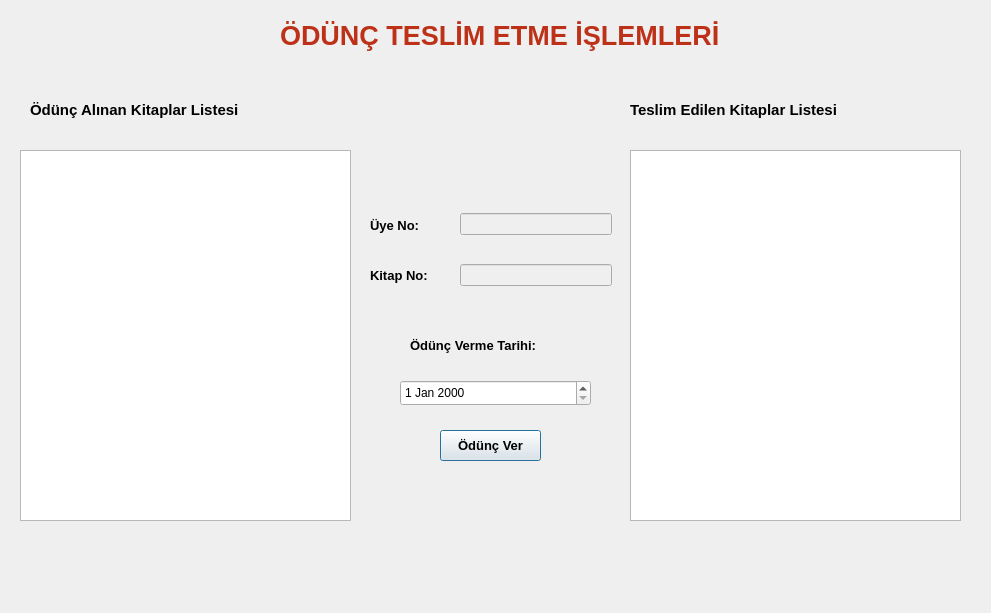
<?xml version="1.0" encoding="UTF-8"?>
<ui version="4.0">
 <class>odunc_teslim</class>
 <widget class="QDialog" name="odunc_teslim">
  <property name="geometry">
   <rect>
    <x>0</x>
    <y>0</y>
    <width>991</width>
    <height>613</height>
   </rect>
  </property>
  <property name="windowTitle">
   <string>Dialog</string>
  </property>
  <widget class="QLabel" name="label">
   <property name="geometry">
    <rect>
     <x>280</x>
     <y>10</y>
     <width>531</width>
     <height>51</height>
    </rect>
   </property>
   <property name="palette">
    <palette>
     <active>
      <colorrole role="WindowText">
       <brush brushstyle="SolidPattern">
        <color alpha="255">
         <red>189</red>
         <green>49</green>
         <blue>24</blue>
        </color>
       </brush>
      </colorrole>
     </active>
     <inactive>
      <colorrole role="WindowText">
       <brush brushstyle="SolidPattern">
        <color alpha="255">
         <red>189</red>
         <green>49</green>
         <blue>24</blue>
        </color>
       </brush>
      </colorrole>
     </inactive>
     <disabled/>
    </palette>
   </property>
   <property name="font">
    <font>
     <pointsize>20</pointsize>
     <bold>true</bold>
    </font>
   </property>
   <property name="text">
    <string>ÖDÜNÇ TESLİM ETME İŞLEMLERİ</string>
   </property>
  </widget>
  <widget class="QLabel" name="label_2">
   <property name="geometry">
    <rect>
     <x>30</x>
     <y>100</y>
     <width>251</width>
     <height>20</height>
    </rect>
   </property>
   <property name="font">
    <font>
     <pointsize>11</pointsize>
     <bold>true</bold>
    </font>
   </property>
   <property name="text">
    <string>Ödünç Alınan Kitaplar Listesi</string>
   </property>
  </widget>
  <widget class="QLabel" name="label_3">
   <property name="geometry">
    <rect>
     <x>630</x>
     <y>100</y>
     <width>251</width>
     <height>20</height>
    </rect>
   </property>
   <property name="font">
    <font>
     <pointsize>11</pointsize>
     <bold>true</bold>
    </font>
   </property>
   <property name="text">
    <string>Teslim Edilen Kitaplar Listesi</string>
   </property>
  </widget>
  <widget class="QTableView" name="odunc_tw">
   <property name="geometry">
    <rect>
     <x>20</x>
     <y>150</y>
     <width>331</width>
     <height>371</height>
    </rect>
   </property>
  </widget>
  <widget class="QLabel" name="label_4">
   <property name="geometry">
    <rect>
     <x>370</x>
     <y>210</y>
     <width>71</width>
     <height>31</height>
    </rect>
   </property>
   <property name="font">
    <font>
     <pointsize>10</pointsize>
     <bold>true</bold>
    </font>
   </property>
   <property name="text">
    <string>Üye No:</string>
   </property>
  </widget>
  <widget class="QLabel" name="label_5">
   <property name="geometry">
    <rect>
     <x>370</x>
     <y>260</y>
     <width>81</width>
     <height>31</height>
    </rect>
   </property>
   <property name="font">
    <font>
     <pointsize>10</pointsize>
     <bold>true</bold>
    </font>
   </property>
   <property name="text">
    <string>Kitap No:</string>
   </property>
  </widget>
  <widget class="QLabel" name="label_6">
   <property name="geometry">
    <rect>
     <x>410</x>
     <y>330</y>
     <width>171</width>
     <height>31</height>
    </rect>
   </property>
   <property name="font">
    <font>
     <pointsize>10</pointsize>
     <bold>true</bold>
    </font>
   </property>
   <property name="text">
    <string>Ödünç Verme Tarihi:</string>
   </property>
  </widget>
  <widget class="QPushButton" name="odunc_ver">
   <property name="geometry">
    <rect>
     <x>440</x>
     <y>430</y>
     <width>101</width>
     <height>31</height>
    </rect>
   </property>
   <property name="font">
    <font>
     <pointsize>10</pointsize>
     <bold>true</bold>
    </font>
   </property>
   <property name="text">
    <string>Ödünç Ver</string>
   </property>
  </widget>
  <widget class="QTableView" name="teslim_tw">
   <property name="geometry">
    <rect>
     <x>630</x>
     <y>150</y>
     <width>331</width>
     <height>371</height>
    </rect>
   </property>
  </widget>
  <widget class="QWidget" name="layoutWidget">
   <property name="geometry">
    <rect>
     <x>460</x>
     <y>190</y>
     <width>152</width>
     <height>121</height>
    </rect>
   </property>
   <layout class="QVBoxLayout" name="verticalLayout">
    <item>
     <widget class="QLineEdit" name="uye_no">
      <property name="enabled">
       <bool>false</bool>
      </property>
     </widget>
    </item>
    <item>
     <widget class="QLineEdit" name="kitap_no">
      <property name="enabled">
       <bool>false</bool>
      </property>
     </widget>
    </item>
   </layout>
  </widget>
  <widget class="QDateEdit" name="dateEdit">
   <property name="geometry">
    <rect>
     <x>400</x>
     <y>380</y>
     <width>191</width>
     <height>26</height>
    </rect>
   </property>
  </widget>
 </widget>
 <resources/>
 <connections/>
</ui>
